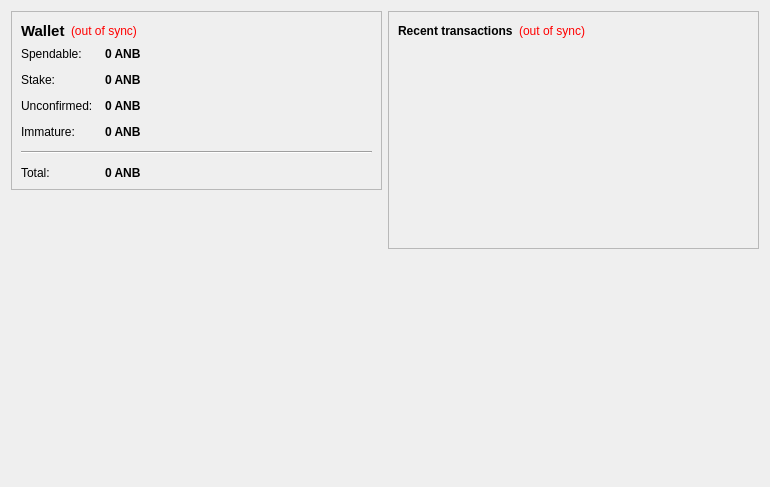
<?xml version="1.0" encoding="UTF-8"?>
<ui version="4.0">
 <class>OverviewPage</class>
 <widget class="QWidget" name="OverviewPage">
  <property name="geometry">
   <rect>
    <x>0</x>
    <y>0</y>
    <width>770</width>
    <height>487</height>
   </rect>
  </property>
  <property name="windowTitle">
   <string>Form</string>
  </property>
  <layout class="QHBoxLayout" name="horizontalLayout" stretch="1,1">
   <item>
    <layout class="QVBoxLayout" name="verticalLayout_2">
     <item>
      <widget class="QFrame" name="frame">
       <property name="frameShape">
        <enum>QFrame::StyledPanel</enum>
       </property>
       <property name="frameShadow">
        <enum>QFrame::Raised</enum>
       </property>
       <layout class="QVBoxLayout" name="verticalLayout_4">
        <item>
         <layout class="QHBoxLayout" name="horizontalLayout_4">
          <item>
           <widget class="QLabel" name="label_5">
            <property name="font">
             <font>
              <pointsize>11</pointsize>
              <weight>75</weight>
              <bold>true</bold>
             </font>
            </property>
            <property name="text">
             <string>Wallet</string>
            </property>
           </widget>
          </item>
          <item>
           <widget class="QLabel" name="labelWalletStatus">
            <property name="toolTip">
             <string>The displayed information may be out of date. Your wallet automatically synchronizes with the ANBCoin network after a connection is established, but this process has not completed yet.</string>
            </property>
            <property name="styleSheet">
             <string notr="true">QLabel { color: red; }</string>
            </property>
            <property name="text">
             <string notr="true">(out of sync)</string>
            </property>
            <property name="alignment">
             <set>Qt::AlignLeading|Qt::AlignLeft|Qt::AlignVCenter</set>
            </property>
           </widget>
          </item>
          <item>
           <spacer name="horizontalSpacer_2">
            <property name="orientation">
             <enum>Qt::Horizontal</enum>
            </property>
            <property name="sizeHint" stdset="0">
             <size>
              <width>40</width>
              <height>20</height>
             </size>
            </property>
           </spacer>
          </item>
         </layout>
        </item>
        <item>
         <layout class="QFormLayout" name="formLayout_2">
          <property name="fieldGrowthPolicy">
           <enum>QFormLayout::AllNonFixedFieldsGrow</enum>
          </property>
          <property name="horizontalSpacing">
           <number>12</number>
          </property>
          <property name="verticalSpacing">
           <number>12</number>
          </property>
          <item row="0" column="0">
           <widget class="QLabel" name="label">
            <property name="text">
             <string>Spendable:</string>
            </property>
           </widget>
          </item>
          <item row="0" column="1">
           <widget class="QLabel" name="labelBalance">
            <property name="font">
             <font>
              <weight>75</weight>
              <bold>true</bold>
             </font>
            </property>
            <property name="cursor">
             <cursorShape>IBeamCursor</cursorShape>
            </property>
            <property name="toolTip">
             <string>Your current spendable balance</string>
            </property>
            <property name="text">
             <string notr="true">0 ANB</string>
            </property>
            <property name="textInteractionFlags">
             <set>Qt::LinksAccessibleByMouse|Qt::TextSelectableByKeyboard|Qt::TextSelectableByMouse</set>
            </property>
           </widget>
          </item>
          <item row="1" column="0">
           <widget class="QLabel" name="label_6">
            <property name="text">
             <string>Stake:</string>
            </property>
           </widget>
          </item>
          <item row="1" column="1">
           <widget class="QLabel" name="labelStake">
            <property name="font">
             <font>
              <weight>75</weight>
              <bold>true</bold>
             </font>
            </property>
            <property name="cursor">
             <cursorShape>IBeamCursor</cursorShape>
            </property>
            <property name="toolTip">
             <string>Total of coins that was staked, and do not yet count toward the current balance</string>
            </property>
            <property name="text">
             <string notr="true">0 ANB</string>
            </property>
            <property name="textInteractionFlags">
             <set>Qt::LinksAccessibleByMouse|Qt::TextSelectableByKeyboard|Qt::TextSelectableByMouse</set>
            </property>
           </widget>
          </item>
          <item row="2" column="0">
           <widget class="QLabel" name="label_3">
            <property name="text">
             <string>Unconfirmed:</string>
            </property>
           </widget>
          </item>
          <item row="2" column="1">
           <widget class="QLabel" name="labelUnconfirmed">
            <property name="font">
             <font>
              <weight>75</weight>
              <bold>true</bold>
             </font>
            </property>
            <property name="cursor">
             <cursorShape>IBeamCursor</cursorShape>
            </property>
            <property name="toolTip">
             <string>Total of transactions that have yet to be confirmed, and do not yet count toward the current balance</string>
            </property>
            <property name="text">
             <string notr="true">0 ANB</string>
            </property>
            <property name="textInteractionFlags">
             <set>Qt::LinksAccessibleByMouse|Qt::TextSelectableByKeyboard|Qt::TextSelectableByMouse</set>
            </property>
           </widget>
          </item>
          <item row="3" column="0">
           <widget class="QLabel" name="labelImmatureText">
            <property name="text">
             <string>Immature:</string>
            </property>
           </widget>
          </item>
          <item row="3" column="1">
           <widget class="QLabel" name="labelImmature">
            <property name="font">
             <font>
              <weight>75</weight>
              <bold>true</bold>
             </font>
            </property>
            <property name="toolTip">
             <string>Mined balance that has not yet matured</string>
            </property>
            <property name="text">
             <string notr="true">0 ANB</string>
            </property>
            <property name="textInteractionFlags">
             <set>Qt::LinksAccessibleByMouse|Qt::TextSelectableByKeyboard|Qt::TextSelectableByMouse</set>
            </property>
           </widget>
          </item>
          <item row="4" column="0" colspan="2">
           <widget class="Line" name="line">
            <property name="orientation">
             <enum>Qt::Horizontal</enum>
            </property>
           </widget>
          </item>
          <item row="5" column="0">
           <widget class="QLabel" name="labelTotalText">
            <property name="text">
             <string>Total:</string>
            </property>
           </widget>
          </item>
          <item row="5" column="1">
           <widget class="QLabel" name="labelTotal">
            <property name="font">
             <font>
              <weight>75</weight>
              <bold>true</bold>
             </font>
            </property>
            <property name="cursor">
             <cursorShape>IBeamCursor</cursorShape>
            </property>
            <property name="toolTip">
             <string>Your current total balance</string>
            </property>
            <property name="text">
             <string notr="true">0 ANB</string>
            </property>
            <property name="textInteractionFlags">
             <set>Qt::LinksAccessibleByMouse|Qt::TextSelectableByKeyboard|Qt::TextSelectableByMouse</set>
            </property>
           </widget>
          </item>
         </layout>
        </item>
       </layout>
      </widget>
     </item>
     <item>
      <spacer name="verticalSpacer">
       <property name="orientation">
        <enum>Qt::Vertical</enum>
       </property>
       <property name="sizeHint" stdset="0">
        <size>
         <width>20</width>
         <height>40</height>
        </size>
       </property>
      </spacer>
     </item>
     <item>
      <widget class="QLabel" name="label_2">
       <property name="autoFillBackground">
        <bool>true</bool>
       </property>
       <property name="text">
        <string/>
       </property>
       <property name="pixmap">
        <pixmap resource="../bitcoin.qrc">:/icons/drmbg</pixmap>
       </property>
       <property name="scaledContents">
        <bool>false</bool>
       </property>
       <property name="margin">
        <number>0</number>
       </property>
      </widget>
     </item>
    </layout>
   </item>
   <item>
    <layout class="QVBoxLayout" name="verticalLayout_3">
     <item>
      <widget class="QFrame" name="frame_2">
       <property name="frameShape">
        <enum>QFrame::StyledPanel</enum>
       </property>
       <property name="frameShadow">
        <enum>QFrame::Raised</enum>
       </property>
       <layout class="QVBoxLayout" name="verticalLayout">
        <item>
         <layout class="QHBoxLayout" name="horizontalLayout_2">
          <item>
           <widget class="QLabel" name="label_4">
            <property name="text">
             <string>&lt;b&gt;Recent transactions&lt;/b&gt;</string>
            </property>
           </widget>
          </item>
          <item>
           <widget class="QLabel" name="labelTransactionsStatus">
            <property name="toolTip">
             <string>The displayed information may be out of date. Your wallet automatically synchronizes with the ANBCoin network after a connection is established, but this process has not completed yet.</string>
            </property>
            <property name="styleSheet">
             <string notr="true">QLabel { color: red; }</string>
            </property>
            <property name="text">
             <string notr="true">(out of sync)</string>
            </property>
            <property name="alignment">
             <set>Qt::AlignRight|Qt::AlignTrailing|Qt::AlignVCenter</set>
            </property>
           </widget>
          </item>
          <item>
           <spacer name="horizontalSpacer">
            <property name="orientation">
             <enum>Qt::Horizontal</enum>
            </property>
            <property name="sizeHint" stdset="0">
             <size>
              <width>40</width>
              <height>20</height>
             </size>
            </property>
           </spacer>
          </item>
         </layout>
        </item>
        <item>
         <widget class="QListView" name="listTransactions">
          <property name="styleSheet">
           <string notr="true">QListView { background: transparent; }</string>
          </property>
          <property name="frameShape">
           <enum>QFrame::NoFrame</enum>
          </property>
          <property name="verticalScrollBarPolicy">
           <enum>Qt::ScrollBarAlwaysOff</enum>
          </property>
          <property name="horizontalScrollBarPolicy">
           <enum>Qt::ScrollBarAlwaysOff</enum>
          </property>
          <property name="selectionMode">
           <enum>QAbstractItemView::NoSelection</enum>
          </property>
         </widget>
        </item>
       </layout>
      </widget>
     </item>
     <item>
      <spacer name="verticalSpacer_2">
       <property name="orientation">
        <enum>Qt::Vertical</enum>
       </property>
       <property name="sizeHint" stdset="0">
        <size>
         <width>20</width>
         <height>40</height>
        </size>
       </property>
      </spacer>
     </item>
    </layout>
   </item>
  </layout>
 </widget>
 <resources/>
 <connections/>
</ui>
